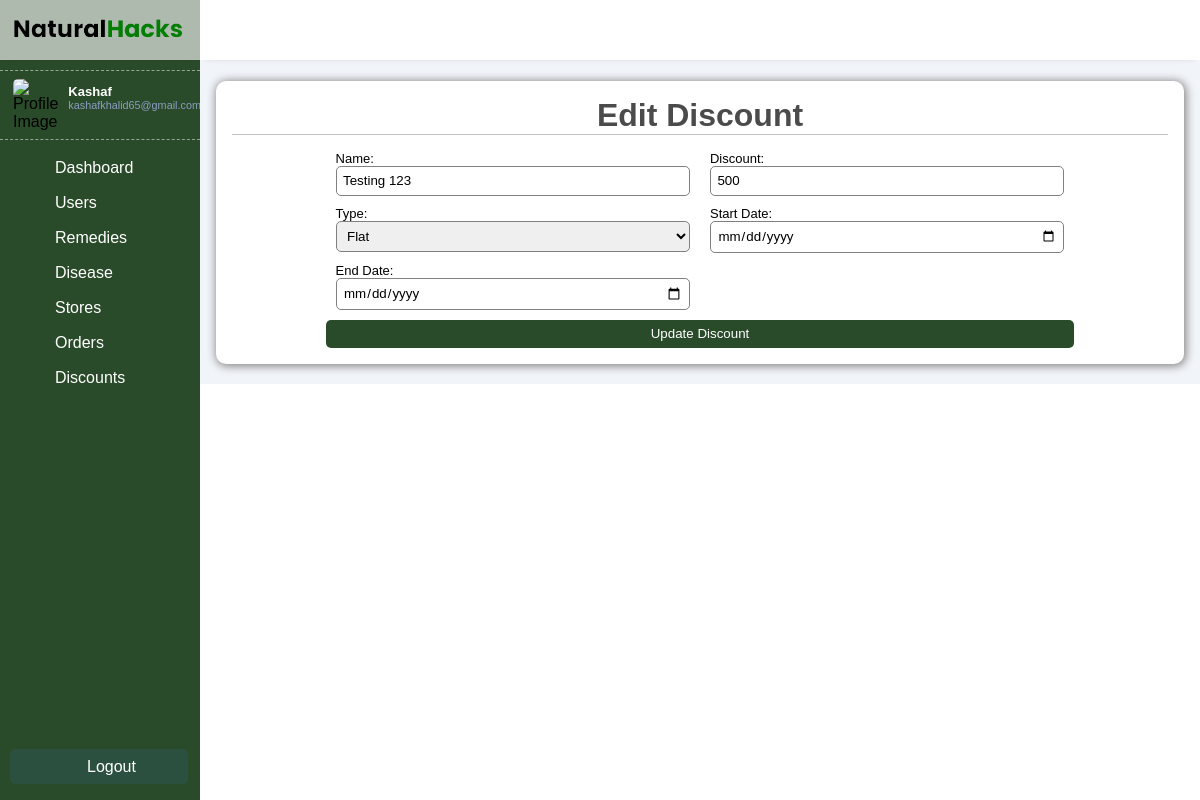
/admin/discounts/discount_edit.php?id=1 (signed in), run on the app's committed database.
### tables this page shows
CREATE TABLE `discounts` (
  `id` int(11) NOT NULL,
  `name` varchar(255) NOT NULL,
  `discount` int(11) NOT NULL,
  `type` enum('flat','percent','','') NOT NULL,
  `start_date` timestamp NOT NULL DEFAULT current_timestamp(),
  `end_date` timestamp NOT NULL DEFAULT current_timestamp()
);

### admin/discounts/discount_edit.php (the view, shortened to what this page needs)
<?php
require_once '../../connection.php';
$id = $_GET['id'] ?? null;
$id = mysqli_real_escape_string($conn, $id);
$sql = "SELECT * FROM `discounts` WHERE `id` = '$id'";
$result = mysqli_query($conn, $sql);
$discountArray = mysqli_fetch_assoc($result);
?>
<!DOCTYPE html>
<html lang="en">
<?php
include('../layout/head.php');
?>
<body>
    <?php
    include('../layout/sidebar.php');
    ?>
    <div class="main-content">
        <?php include('../layout/header.php') ?>
        <main>
            <div class="page-content">
                <div class="card">
                    <h2 class="page-heading">Edit Discount</h2>
                    <form class="page-form" action="discount_edit.php?id=<?= $id; ?>" method="POST" enctype="multipart/form-data">
                        <fieldset>
                            <label for="name">Name:</label>
                            <input type="text" name="name" value="<?= htmlspecialchars($discountArray['name'] ?? '') ?>">
                        </fieldset>
                        <fieldset>
                            <label for="discount">Discount:</label>
                            <input type="text" name="discount" value="<?= htmlspecialchars($discountArray['discount']) ?>">
                        </fieldset>
                        <fieldset>
                            <label for="type">Type:</label>
                            <select name="type">
                                <option value="flat" <?= $discountArray['type'] == 'flat' ? 'selected' : '' ?>>Flat</option>
                            </select>
                        </fieldset>
                        <fieldset>
                            <label for="start_date">Start Date:</label>
                            <input type="date" name="start_date" value="<?= htmlspecialchars($discountArray['start_date']) ?>">
                        </fieldset>
                        <fieldset>
                            <label for="end_date">End Date:</label>
                            <input type="date" name="end_date" value="<?= htmlspecialchars($discountArray['end_date']) ?>">
                        </fieldset>
                        <input type="submit" class="form-submit" value="Update Discount">
                    </form>
                </div>
            </div>
        </main>
    </div>
</body>
</html>

### admin/style.css (style rules this page uses)
:root { --main-color: #2a4b2a; --color-dark: #2b503f; --text-grey: #b0b0b0; }
* { margin: 0; padding: 0; text-decoration: none; box-sizing: border-box; font-family: "Merriweather", sans-serif; }
.main-content { margin-left: 200px; width: calc(100% - 200px); transition: margin-left 300ms; }
main { margin-top: 60px; }
.page-content { padding: 1.3rem 1rem; background: #f1f4f9; }
.card { background-color: white; padding: 1rem; border-radius: 10px; box-shadow: gray 1px 1px 10px 1px; }
input, button, select { outline: none; }
.page-heading { text-align: center; font-size: 2rem; margin-bottom: 1rem; border-bottom: 1px solid rgb(194, 194, 194); color: rgb(75, 75, 75); }
.page-form { display: flex; flex-wrap: wrap; width: 80%; margin: 0 10%; }
fieldset { border: none; display: flex; flex-direction: column; flex-basis: 50%; padding: 0 10px; margin-bottom: 10px; }
fieldset > label { font-size: small; }
fieldset > input, fieldset > textarea, fieldset > select { padding: 0.4rem; border-radius: 5px; border: 1px solid gray; }
.form-submit { display: block; width: 100%; padding: 0.4rem; border: none; background-color: var(--main-color); color: white; border-radius: 5px; }

### data on the page
discounts: name "Testing 123", discount "500", type "Flat"

### other printed values
$_SESSION['admin_name'] "Kashaf"
$_SESSION['admin_email'] "kashafkhalid65@gmail.com"
